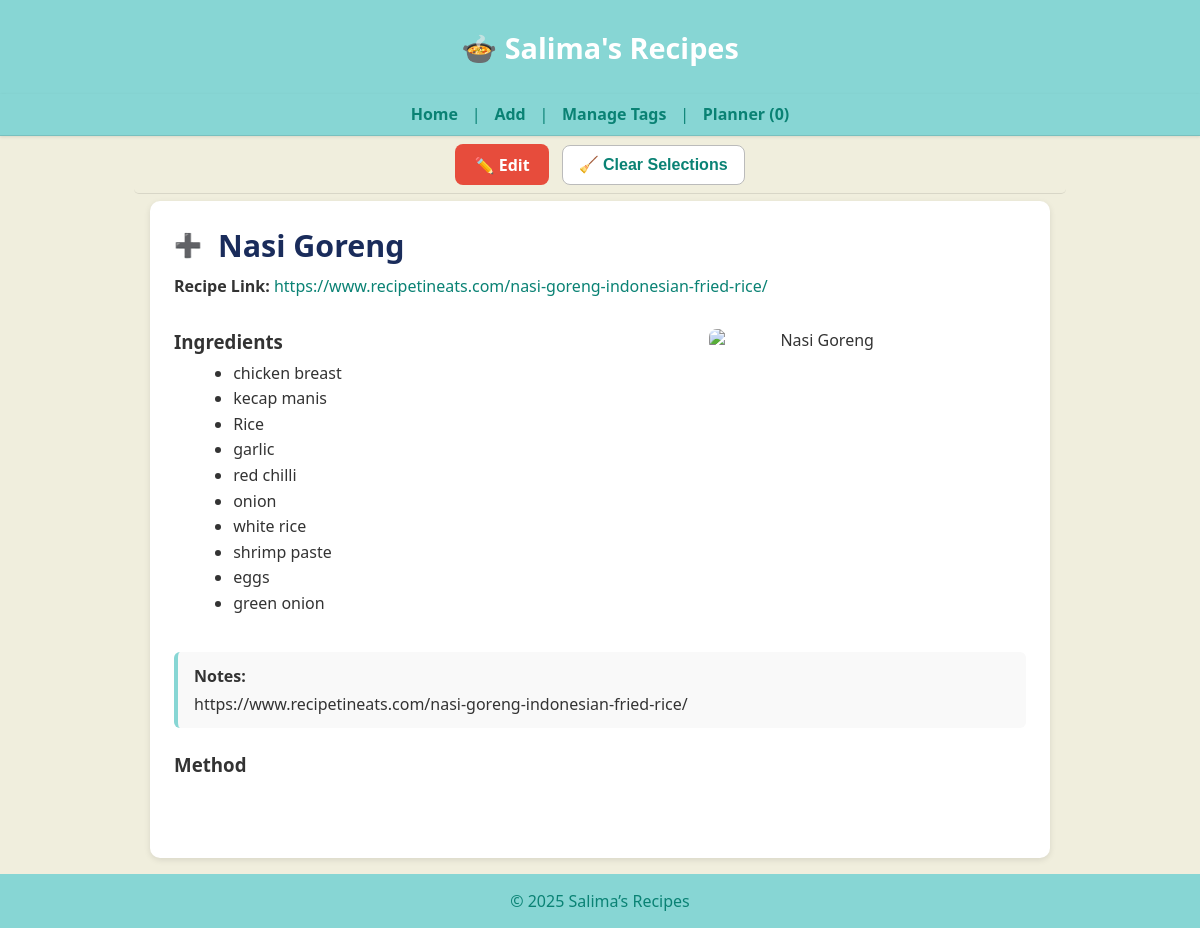
The page /recipe/286 on the database its author committed.
### tables this page shows
CREATE TABLE recipes (
    id INTEGER PRIMARY KEY,
    name TEXT,
    ingredients JSON,
    method TEXT,
    tags JSON,
    category TEXT,
    source TEXT,
    linked_recipe TEXT,
    image_url TEXT,
    notes TEXT,
    created_at DATETIME DEFAULT CURRENT_TIMESTAMP,
    updated_at DATETIME DEFAULT CURRENT_TIMESTAMP
);

### app.py (the view)
@app.route("/recipe/<int:recipe_id>")
def recipe_detail(recipe_id):
    row = get_recipe(recipe_id)
    if not row:
        abort(404)
    (
        rid, name, ingredients, method, tags,
        category, source, linked_recipe, image_url, notes,
        created_at, updated_at
    ) = row
    import json
    try:
        if ingredients and ingredients.strip().startswith("["):
            ingredients_parsed = json.loads(ingredients)
            if isinstance(ingredients_parsed, str):
                ingredients_parsed = json.loads(ingredients_parsed)
        else:
            text = (ingredients or "").replace(",", "\n")
            ingredients_parsed = [i.strip() for i in text.splitlines() if i.strip()]
    except Exception:
        text = (ingredients or "").replace(",", "\n").replace("[", "").replace("]", "").replace('"', "")
        ingredients_parsed = [i.strip() for i in text.splitlines() if i.strip()]
    return render_template(
        "recipe_detail.html",
        id=rid,
        name=name,
        ingredients=ingredients_parsed,
        raw_ingredients=ingredients or "",
        method=method or "",
        image_url=image_url or "",
        tags=tags or "",
        linked_recipe=linked_recipe or "",
        notes=notes or ""
    )

### app.py (called while the page is built)
@app.teardown_appcontext
def close_connection(exception):
    db = getattr(g, "_database", None)
    if db is not None:
        db.close()

def get_conn():
    return sqlite3.connect(DB_PATH)

def get_recipe(recipe_id: int):
    with get_conn() as conn:
        c = conn.cursor()
        c.execute("""
            SELECT id, name, ingredients, method, tags,
                   category, source, linked_recipe, image_url, notes,
                   created_at, updated_at
            FROM recipes
            WHERE id = ?
        """, (recipe_id,))
        row = c.fetchone()
        return row

### templates/recipe_detail.html (shortened to what this page needs)
{% extends "base.html" %}
{% block content %}
<main class="homepage">
  <div class="recipe-detail" style="max-width:900px; margin:auto; background:#fff; border-radius:10px; padding:1.5rem; box-shadow:0 2px 6px rgba(0,0,0,0.1);">
    <div style="display:flex; align-items:center; gap:0.6rem; margin-bottom:0.6rem; flex-wrap:wrap;">
      <button class="select-dish-btn"
        data-id="{{ id }}"
        data-name="{{ name }}"
        aria-label="Select this recipe">
  <span class="icon"></span>
</button>
      <h2 class="recipe-title" style="margin:0; font-size:1.9rem; color:#1a2c5b; text-align:left;">
        {{ name }}
      </h2>
    </div>
    {% if linked_recipe %}
      <div style="margin-bottom:1rem; text-align:left;">
        <strong>Recipe Link:</strong>
        <a href="{{ linked_recipe }}" target="_blank" rel="noopener"
           style="color:#0a8274; word-break:break-all;">
          {{ linked_recipe }}
        </a>
      </div>
    {% endif %}
    <div class="content-row" style="display:flex; flex-wrap:wrap; gap:1.5rem; align-items:flex-start;">
      <div class="ingredients-column" style="flex:1; min-width:260px;">
        <h3>Ingredients</h3>
        <ul class="ingredients-list" style="margin-top:0.4rem;">
          {% for it in ingredients %}
            <li>{{ it }}</li>
          {% endfor %}
        </ul>
      </div>
      {% if image_url %}
      <div class="image-column" style="flex:0 0 220px; text-align:center;">
        <img src="{{ image_url }}" alt="{{ name }}" class="recipe-image" style="width:100%; max-width:220px; border-radius:8px;">
      </div>
      {% endif %}
    </div>
    {% if notes %}
      <div style="margin-top:1.2rem; padding:0.8rem 1rem; background:#f9f9f9;
                  border-left:4px solid #87d6d4; border-radius:6px; text-align:left;">
        <strong>Notes:</strong>
        <div style="margin-top:0.4rem; white-space:pre-line;">{{ notes }}</div>
      </div>
    {% endif %}
    <h3 style="margin-top:1.5rem; text-align:left;">Method</h3>
    <div class="method-text"
         style="white-space:pre-line; line-height:1.6; text-align:left;">
    </div>
  </div>
</main>
{% endblock %}

### static/style.css (style rules this page uses)
:root { --brand: #87d6d4; --brand-dark: #0a8274; --background: #f0eedd; }
body { font-family: "Segoe UI", Helvetica, Arial, sans-serif; background: var(--background); color: #333; margin: 0; padding: 0; }
main { background: var(--background); max-width: 100%; margin: 0; padding: 0; box-shadow: none; border: none; }
a { color: var(--brand-dark); text-decoration: none; transition: color 0.2s ease; }
button { background: var(--brand); color: white; border: none; padding: 0.6rem 1.2rem; font-size: 1rem; border-radius: 4px; cursor: pointer; transition: background 0.2s ease; }
.recipe-image { max-width: 200px; width: 100%; border-radius: 8px; display: block; margin: 1rem 0; }
.select-dish-btn { background: transparent; border: none; outline: none; cursor: pointer; width: 1.6rem; height: 1.6rem; display: flex; align-items: center; justify-content: center; }
.select-dish-btn::before { content: "+"; color: #aaa; font-size: 1.6rem; transition: color 0.25s ease, transform 0.2s ease, opacity 0.2s ease; }
main.homepage { max-width: 900px; margin: 0 auto; padding: 0 1rem 1rem; background: var(--background); border: none; box-shadow: none; }
.recipe-detail { max-width: 900px; margin: 1rem auto; padding: 1.5rem 2rem; background: #fff; border-radius: 10px; text-align: left; }
.recipe-detail h3 { margin-top: 1rem; margin-bottom: 0.4rem; }
.recipe-detail .method-text { margin-top: 0; line-height: 1.6; white-space: pre-line; }
.recipe-detail img { border-radius: 8px; max-width: 220px; }
.recipe-detail .content-row { display: flex; align-items: flex-start; gap: 0.75rem; }
.recipe-detail .ingredients-column { flex: 0 1 auto; min-width: 260px; max-width: 60%; }
.recipe-detail .ingredients-column ul { list-style-type: disc; margin-left: 1.2rem; line-height: 1.6; }
.recipe-detail .image-column img { max-width: 160px; width: 100%; border-radius: 8px; }
.select-dish-btn { all: unset; display: inline-flex; align-items: center; justify-content: center; width: 28px; height: 28px; cursor: pointer; vertical-align: middle; margin-right: 0.4rem; background: none !important; border: none !important; box-shadow: none !important; }
.select-dish-btn .icon { font-size: 1.4rem; color: #888; transition: color 0.2s ease; line-height: 1; }
.recipe-detail .select-dish-btn, .recipe-detail .select-dish-btn::before, .recipe-detail .select-dish-btn::after { -webkit-appearance: none !important; appearance: none !important; content: none !important; }

### rows shown on the page
recipes: name "Nasi Goreng", linked_recipe "https://www.recipetineats.com/nasi-goreng-indonesian-fried-rice/", notes "https://www.recipetineats.com/nasi-goreng-indonesian-fried-rice/"

### other values the page prints
{{ it }} "chicken breast" "kecap manis" "Rice" "garlic" "red chilli" "onion" "white rice" "shrimp paste" "eggs" "green onion"
{{ 2025|default(2025) }} "2025"
